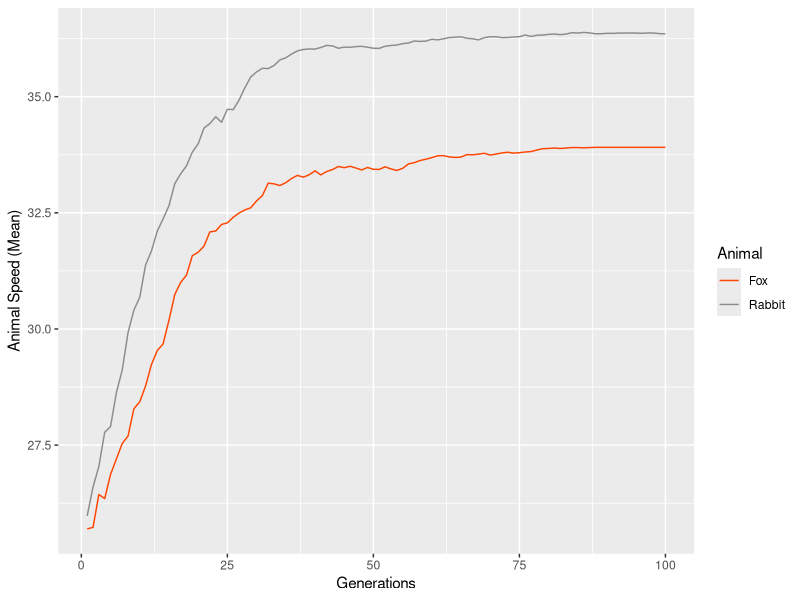

Reproduce this figure in R.
## ---- chunk 1
knitr::opts_chunk$set(echo = TRUE)
## ---- chunk 2

library(ggplot2)

## ---- chunk 3

#Fox Population Size#
#The number of fox agents to generate
foxPop<-100



#Number of Encounters#
#Number of rabbits each fox will encounter in their lifespan
nEncounters<-3



#Rabbit Population#
#The number of rabbit agents to be generated
rabbitPop<-foxPop*nEncounters



#Strength of Selection#
#The ratio of reproductive success between most and least successful fox
selStrength <- .15



#Model Loops#
#Number of times to repeat the model
modelLoops <- 10



#Generations#
#Number of generations of evolution to simulate
generations <- 100


## ---- chunk 4

#Agent Generation#
#A function to generate agents
agentGenerate<-function(n,animal){
  
  #Assign each agent a unique ID
  ID<-1:n
  
  #Generate a random speed for each agent
  speed<-rnorm(n,25,5)
  
  #If the animal is a rabbit...
  if(animal == "rabbit"){
    
    #Create a variable to track whether each rabbit has been eaten
    eaten<-rep(0,n)
    
    #Compile the rabbit agents
    agents<-data.frame(ID,animal,speed,eaten)
    
  } else {
    
    #Create a variable to track how many rabbits each fox has caught
    catches<-rep(0,n)
    
    #Compile the fox agents
    agents<-data.frame(ID,animal,speed,catches)
    
  }
  
  #Output the agents
  return(agents)
  
}



#Encounter#
#A function to simulate fox-rabbit encounters
encounter<-function(foxes,rabbits){
  
  #Bind fox and rabbit speeds into a matrix
  speedMatrix<-cbind(foxes$speed,rabbits$speed)
  
  #Determine whether each fox catches their rabbit
  #Rolls dice corresponding to the top speed of each fox and rabbit
  #Return 1 if the fox outruns the rabbit; 0 otherwise
  catch <- apply(speedMatrix,1,function(x)
    runif(1,0,x[1])>runif(1,0,x[2])
    )
  
  #Output the results of each encounter
  return(catch)
  
}



#Reproduction#
#A function to make agents reproduce
reproduction <- function(agents,n,selStrength){
  
  #If the agents are rabbits...
  if(agents$animal[1]=="rabbit"){
    
    #Remove rabbits that were eaten
    agents <- agents[agents$eaten==0,]
    
    #Generate random offspring from surviving rabbits
    offspring <- agents[sample(1:nrow(agents),n,replace=T),]
    
    #Assign each offspring a unique ID
    offspring$ID <- 1:n
    
  } else {
    
    #Remove any foxes that failed to eat
    agents <- agents[agents$catches>=1,]
    
    #Sets the lowest catch value to 0
    p <- agents$catches-min(agents$catches)
    
    #Sets the maximum value of p to 1/ALL these lines of code are helpful for coding selection
    p <- p/max(p)
    
    #Add a constant to each p value
    #So the ratio between max and min = 1+selStrength
    p <- p+(1/selStrength)
    
    #Generate random offspring from the surviving parent foxes
    offspring <- agents[sample(1:nrow(agents),n,replace=T,prob=p),]
    
    #Assign offspring new unique IDs
    offspring$ID <- 1:n
    
    #Reset offspring hunting success to 0
    offspring$catches <- 0
    
  }
  
  #Output the offspring
  return(offspring)
    
}

## ---- chunk 5

#Generate a blank dataframe to store model results
results <- data.frame("loop"=rep(1:modelLoops,each=generations),
                      "generation"=rep(1:generations,times=2),
                      "animal"=rep(c("fox","rabbit"),each=generations,times=modelLoops),
                      "speed"=NA)

#Loop over model loops...
for(m in 1:modelLoops){
  
  #Generate the foxes
  foxes <- agentGenerate(foxPop, "fox")
  
  
  #Generate the rabbits
  rabbits <- agentGenerate(rabbitPop, "rabbit")
  
  #Loop over generations...
  for (g in 1:generations) {
    
    #Loop through the total number of encounters
    for (e in 1:nEncounters) {
      
      #Encounter#
      
      #Determine which rabbits each fox encountered
      encountered <- sample(rabbits$ID[rabbits$eaten == 0], foxPop)
      
      
      
      #Eat/Escape#
      
      #Determine whether each encountered rabbit gets caught/The comma selects all the rows/columns
      caught <-
        encounter(foxes, rabbits[match(encountered, rabbits$ID), ])
      
      #Update the eaten status for the encountered rabbits - the assignment after replaces only a select few which we want
      rabbits$eaten[match(encountered, rabbits$ID)] <- caught
      
      #Updates the catches status for each fox
      foxes$catches <- foxes$catches + caught
      
    }
    
    #Have the rabbits reproduce
    rabbits <- reproduction(rabbits, rabbitPop, selStrength)
    
    #Have the foxes reproduce
    foxes <- reproduction(foxes, foxPop, selStrength)
    
    #Store the average speed of animals in this generation and model loop
    results$speed[results$animal=="fox" &
                    results$generation==g &
                    results$loop==m] <- mean(foxes$speed)
    
    results$speed[results$animal=="rabbit" &
                    results$generation==g &
                    results$loop==m] <- mean(rabbits$speed)
    
    
  }
  
}

## ---- chunk 6

p1 <- ggplot(data=results,
             aes(x=generation,
                 y=speed,
                 color=animal))+
  labs(x="Generations",y="Animal Speed (Mean)",color="Animal")+
  stat_summary(fun=mean,geom="line")+
  scale_color_manual(labels=c("Fox","Rabbit"),
                     values=c("orangered","gray55"))

p1

